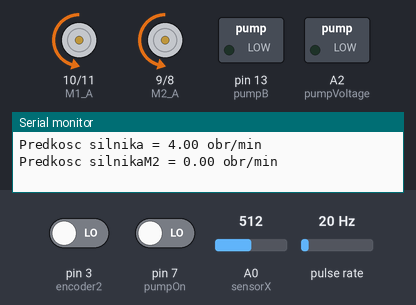
A sketch run on a simulated Arduino Uno, built with avr-gcc and run on an emulated ATmega328P. Parts: motor-driver pin pairs drawn as motors (green arrow = first pin HIGH = forward, orange = second pin HIGH = backward, longer = more drive, scaled by the enable pin), switched loads named in the sketch (green lamp = pin HIGH), the last lines printed to the serial monitor. Wiring (inferred from the names in the program): pulse sensor: data pin 2. Inputs (shaded band) come from the test bench; at power-on: A0 (sensorX) = 512, pin 7 (pumpOn) LOW, pin 3 (encoder2) LOW, pulse rate 20 Hz.

Above: at 1.2 s.
1.3 s: A0 (sensorX) set to 530
At 2.5 s:
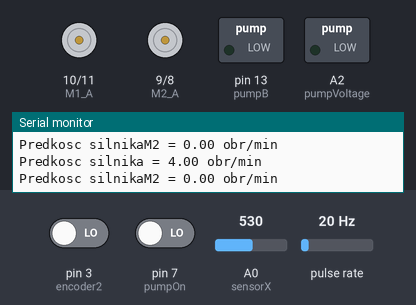
2.8 s: pin 7 (pumpOn) driven HIGH
At 3.8 s:
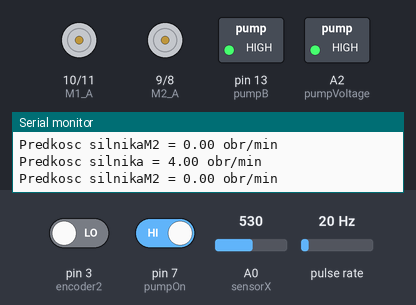
4.3 s: A0 (sensorX) set to 511
At 4.9 s:
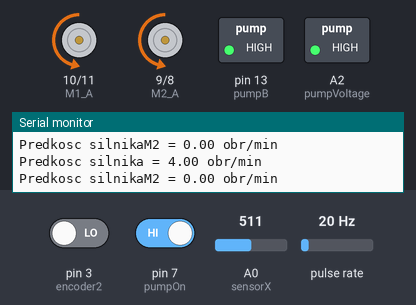
5.8 s: A0 (sensorX) set to 550
At 6.1 s:
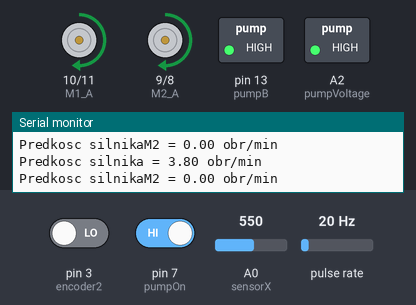
7.3 s: pin 7 (pumpOn) driven LOW
At 8.4 s:
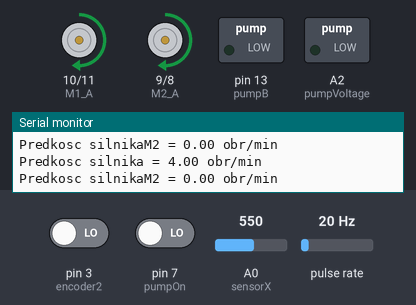
8.8 s: A0 (sensorX) set to 306
At 9.6 s:
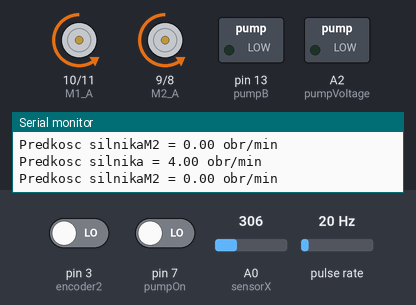
Timing chart, 0 to 11.3 s (numbered marks = the images above; inputs shaded):
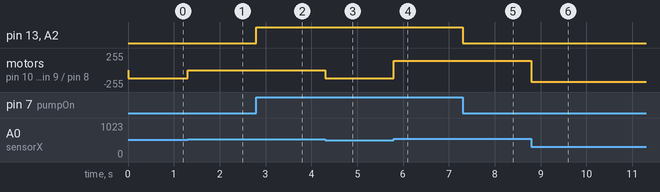

Measured:
- after the input at 1.3 s, motor on pin 10 (M1_A) / pin 11 (M1_B), motor on pin 9 (M2_A) / pin 8 (M2_B): backward 122/255 → stopped at once
- after the input at 2.8 s, pin 13 (pumpB), A2 (pumpVoltage): LOW → HIGH at once
- after the input at 4.3 s, motor on pin 10 (M1_A) / pin 11 (M1_B), motor on pin 9 (M2_A) / pin 8 (M2_B): stopped → backward 122/255 at once
- after the input at 5.8 s, motor on pin 10 (M1_A) / pin 11 (M1_B), motor on pin 9 (M2_A) / pin 8 (M2_B): backward 122/255 → forward 137/255 at once
- after the input at 7.3 s, pin 13 (pumpB), A2 (pumpVoltage): HIGH → LOW at once
- after the input at 8.8 s, motor on pin 10 (M1_A) / pin 11 (M1_B), motor on pin 9 (M2_A) / pin 8 (M2_B): forward 137/255 → backward 173/255 at once

The sketch:

UporzadkowanieKodu.ino
```cpp
/* USED PINS:
    2,3,6,8,9,10,11
    FREE PINS:
    7,4
*/
int encoder1 = 2;
int encoder2 = 3;
int encoder3 = 0;
int encoder4 = 1;

//M1 counters
int counterCW;
int counterCW_p = 0;
int counterCCW;
int counterCCW_p = 0;

//M2 counters
int counterCWM2;
int counterCW_pM2 = 0;
int counterCCWM2;
int counterCCW_pM2 = 0;

// Sensor's for JoyStick
int sensorX = A0;
int sensorY = A1;

int pumpVoltage = A2;
int pumpB = 13;

int refSpeedM1 = 6; // pin that is used for setpointing Motor1 reference speed
int refSpeedM2 = 5;

int getJoy = 0; // Reads analog value from JoyStick

//int motorSpeedMap; // -----------------------> THIS MIGHT BE USED FOR MAPPING -----------------> RIGHT NOW ITS USELESS

// Variables for counting time
unsigned long start;
unsigned long finish;
unsigned long dif;
unsigned long difM2;

float motorSpeed; // Variable that is used to count motor speed in rpm
float motorSpeedM2;

// Variables used for flaging directions (CW or CCW)
boolean goingUp = false;
boolean goingDown = false;
boolean goingUpM2 = false;
boolean goingDownM2 = false;

boolean pumpFlag = false;

// Flag used for counting motor speed, it's deterined by motor direction.
boolean difFlag = false;
boolean difFlagM2 = false;

int M1_A = 10; // Motor M1 at pin 10 and 11
int M1_B = 11;
int M2_A = 9; // Motor M2 at pin 9 and 8
int M2_B = 8;

int pumpOn = 7;
/*ONE ENCODER RESOLUTION IS 16 IMPULSES */
/*ONE MOTOR RESOLUTION IS 300 IMPULSES */

void setup()
{
  pinMode(pumpB, OUTPUT);
  digitalWrite(pumpB, LOW);

  pinMode(pumpVoltage,OUTPUT);
  analogWrite(pumpVoltage, 0);

  //Initialization of pin's
  pinMode(M1_A, OUTPUT);
  pinMode(M1_B, OUTPUT);
  pinMode(M2_A, OUTPUT);
  pinMode(M2_B, OUTPUT);

  pinMode(refSpeedM1, OUTPUT);
  //digitalWrite(M1_A, HIGH);
  //digitalWrite(M1_B, LOW);
  //digitalWrite(M2_A,HIGH);
  //digitalWrite(M2_B,LOW);
  counterCW = 0;
  counterCCW = 0;
  counterCWM2 = 0;
  counterCCWM2 = 0;
  //Serial prints for debugging and testing
  Serial.begin(9600);

  /* Setup encoder pins as inputs */
  pinMode(encoder1, INPUT);
  pinMode(encoder2, INPUT);
  pinMode(encoder3, INPUT);
  pinMode(encoder4, INPUT);

  pinMode(pumpOn, INPUT); // przycisk wlaczenia pompy

  digitalWrite(pumpOn, LOW);

  // encoder pin on interrupt 0
  attachInterrupt(0, decoder, FALLING);
  attachInterrupt(3, decoderM2, FALLING);
}

void loop()
{
  start = millis();

  getJoy = analogRead(sensorX);
  //odczytJoy = analogRead(sensorY);

  //motorSpeedMap = map(odczytJoy, 531, 1023, 0, 100);

  /* Logic for motor speed control by joystick.
     Joystick zero point is 531 (for sensor X).
  */
  if (getJoy > 540) {
    digitalWrite(M1_B, LOW);
    digitalWrite(M2_B, LOW);
    digitalWrite(M1_A, HIGH);
    digitalWrite(M2_A, HIGH);

    analogWrite(refSpeedM1, getJoy / 4);
    analogWrite(refSpeedM2, getJoy / 4);
  }
  else if (getJoy < 520)
  {
    digitalWrite(M1_A, LOW);
    digitalWrite(M2_A, LOW);
    digitalWrite(M2_B, HIGH);
    digitalWrite(M1_B, HIGH);

    analogWrite(refSpeedM1, (1000 - getJoy) / 4);
    analogWrite(refSpeedM2, (1000 - getJoy) / 4);
  }
  else //(odczytJoy>=520 && odczytJoy <= 540)
  {
    digitalWrite(M1_A, LOW);
    digitalWrite(M1_B, LOW);
    digitalWrite(M2_A, LOW);
    digitalWrite(M2_B, LOW);

    analogWrite(refSpeedM1, 0);
    analogWrite(refSpeedM2, 0);
  }


  //using while statement to stay in the loop for continuous
  //interrupts
  while (goingUp == 1) // CW motion in the rotary encoder
  {
    goingUp = 0; // Reset the flag
    counterCW ++;
    difFlag = false;
  }
  while (goingDown == 1) // CCW motion in rotary encoder
  {
    goingDown = 0; // clear the flag
    counterCCW ++;
    difFlag = true;
  }
  //interrups for M2
  while (goingUpM2 == 1) // CW motion in the rotary encoder
  {
    goingUpM2 = 0; // Reset the flag
    counterCWM2 ++;
    difFlagM2 = false;
    //Serial.print("CW = ");
    // Serial.println(counterCWM2);
  }
  while (goingDownM2 == 1) // CCW motion in rotary encoder
  {
    goingDownM2 = 0; // clear the flag
    counterCCWM2 ++;
    difFlagM2 = true;
    //Serial.print("CCW = ");
    //Serial.println(counterCCWM2);
  }


  if (start - finish == 1000)
  {
    finish = start;

    if (difFlag == false)
    {
      dif = (counterCW - counterCW_p);
      counterCW_p = (counterCW);

      if (difFlagM2 == false)
      {
        difM2 = (counterCWM2 - counterCW_pM2);
        counterCW_pM2 = (counterCWM2);
      }
      else if (difFlagM2 == true)
      {
        difM2 = (counterCCWM2 - counterCCW_pM2);
        counterCCW_pM2 = (counterCCWM2);
      }
    }
    else if (difFlag == true)
    {
      dif = (counterCCW - counterCCW_p);
      counterCCW_p = (counterCCW);
      if (difFlagM2 == false)
      {
        difM2 = (counterCWM2 - counterCW_pM2);
        counterCW_pM2 = (counterCWM2);
      }
      else if (difFlagM2 == true)
      {
        difM2 = (counterCCWM2 - counterCCW_pM2);
        counterCCW_pM2 = (counterCCWM2);
      }
    }
    motorSpeed = (float)dif / 300; // Counting motor speed in RPM.
    motorSpeedM2 = (float)difM2 / 300;

      Serial.print("Predkosc silnika = ");
      Serial.print(motorSpeed * 60);
      Serial.println(" obr/min");

      Serial.print("Predkosc silnikaM2 = ");
      Serial.print(motorSpeedM2 * 60);
      Serial.println(" obr/min");
  }

 if (digitalRead(pumpOn) == HIGH)
  {
    pumpFlag = true;
  }
  else
    pumpFlag = false;


  if (pumpFlag == true)
  {
    digitalWrite(pumpB, HIGH);
    analogWrite(pumpVoltage, 255);
  }
  else
  {
    digitalWrite(pumpB, LOW);
    analogWrite(pumpVoltage, 0);
  }
}

void decoder()
{
  if (digitalRead(encoder1) == digitalRead(encoder2))
  {
    goingUp = 1; //if encoder channels are the same, direction is CW
  }
  else
  {
    goingDown = 1; //if they are not the same, direction is CCW
  }
}
void decoderM2()
{
  if (digitalRead(encoder3) == digitalRead(encoder4))
  {
    goingUpM2 = 1; //if encoder channels are the same, direction is CW
  }
  else
  {
    goingDownM2 = 1; //if they are not the same, direction is CCW
  }
}
```
